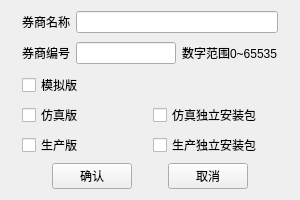
<?xml version="1.0" encoding="UTF-8"?>
<ui version="4.0">
 <class>QsInfoGUI</class>
 <widget class="QWidget" name="QsInfoGUI">
  <property name="geometry">
   <rect>
    <x>0</x>
    <y>0</y>
    <width>300</width>
    <height>200</height>
   </rect>
  </property>
  <property name="minimumSize">
   <size>
    <width>300</width>
    <height>200</height>
   </size>
  </property>
  <property name="maximumSize">
   <size>
    <width>300</width>
    <height>200</height>
   </size>
  </property>
  <property name="windowTitle">
   <string>QsInfoGUI</string>
  </property>
  <layout class="QHBoxLayout" name="horizontalLayout_13">
   <item>
    <spacer name="horizontalSpacer_6">
     <property name="orientation">
      <enum>Qt::Horizontal</enum>
     </property>
     <property name="sizeHint" stdset="0">
      <size>
       <width>40</width>
       <height>20</height>
      </size>
     </property>
    </spacer>
   </item>
   <item>
    <layout class="QVBoxLayout" name="verticalLayout_3">
     <item>
      <layout class="QVBoxLayout" name="verticalLayout_2">
       <item>
        <layout class="QHBoxLayout" name="horizontalLayout">
         <item>
          <widget class="QLabel" name="label">
           <property name="text">
            <string>券商名称</string>
           </property>
          </widget>
         </item>
         <item>
          <widget class="QLineEdit" name="lineEdit"/>
         </item>
        </layout>
       </item>
       <item>
        <layout class="QHBoxLayout" name="horizontalLayout_2">
         <item>
          <widget class="QLabel" name="label_2">
           <property name="text">
            <string>券商编号</string>
           </property>
          </widget>
         </item>
         <item>
          <widget class="QLineEdit" name="lineEdit_2"/>
         </item>
         <item>
          <widget class="QLabel" name="label_9">
           <property name="text">
            <string>数字范围0~65535</string>
           </property>
          </widget>
         </item>
        </layout>
       </item>
       <item>
        <layout class="QVBoxLayout" name="verticalLayout">
         <item>
          <layout class="QHBoxLayout" name="horizontalLayout_9">
           <item>
            <layout class="QHBoxLayout" name="horizontalLayout_3">
             <item>
              <widget class="QCheckBox" name="checkBox_3">
               <property name="text">
                <string>模拟版</string>
               </property>
              </widget>
             </item>
            </layout>
           </item>
           <item>
            <layout class="QHBoxLayout" name="horizontalLayout_4"/>
           </item>
          </layout>
         </item>
         <item>
          <layout class="QHBoxLayout" name="horizontalLayout_10">
           <item>
            <layout class="QHBoxLayout" name="horizontalLayout_5">
             <item>
              <widget class="QCheckBox" name="checkBox_5">
               <property name="text">
                <string>仿真版</string>
               </property>
              </widget>
             </item>
            </layout>
           </item>
           <item>
            <layout class="QHBoxLayout" name="horizontalLayout_6">
             <item>
              <widget class="QCheckBox" name="checkBox">
               <property name="text">
                <string>仿真独立安装包</string>
               </property>
              </widget>
             </item>
            </layout>
           </item>
          </layout>
         </item>
         <item>
          <layout class="QHBoxLayout" name="horizontalLayout_11">
           <item>
            <layout class="QHBoxLayout" name="horizontalLayout_7">
             <item>
              <widget class="QCheckBox" name="checkBox_7">
               <property name="text">
                <string>生产版</string>
               </property>
              </widget>
             </item>
            </layout>
           </item>
           <item>
            <layout class="QHBoxLayout" name="horizontalLayout_8">
             <item>
              <widget class="QCheckBox" name="checkBox_2">
               <property name="text">
                <string>生产独立安装包</string>
               </property>
              </widget>
             </item>
            </layout>
           </item>
          </layout>
         </item>
        </layout>
       </item>
      </layout>
     </item>
     <item>
      <layout class="QHBoxLayout" name="horizontalLayout_12">
       <item>
        <spacer name="horizontalSpacer">
         <property name="orientation">
          <enum>Qt::Horizontal</enum>
         </property>
         <property name="sizeHint" stdset="0">
          <size>
           <width>40</width>
           <height>20</height>
          </size>
         </property>
        </spacer>
       </item>
       <item>
        <widget class="QPushButton" name="pushButton">
         <property name="text">
          <string>确认</string>
         </property>
        </widget>
       </item>
       <item>
        <spacer name="horizontalSpacer_2">
         <property name="orientation">
          <enum>Qt::Horizontal</enum>
         </property>
         <property name="sizeHint" stdset="0">
          <size>
           <width>40</width>
           <height>20</height>
          </size>
         </property>
        </spacer>
       </item>
       <item>
        <widget class="QPushButton" name="pushButton_2">
         <property name="text">
          <string>取消</string>
         </property>
        </widget>
       </item>
       <item>
        <spacer name="horizontalSpacer_3">
         <property name="orientation">
          <enum>Qt::Horizontal</enum>
         </property>
         <property name="sizeHint" stdset="0">
          <size>
           <width>40</width>
           <height>20</height>
          </size>
         </property>
        </spacer>
       </item>
      </layout>
     </item>
    </layout>
   </item>
   <item>
    <spacer name="horizontalSpacer_4">
     <property name="orientation">
      <enum>Qt::Horizontal</enum>
     </property>
     <property name="sizeHint" stdset="0">
      <size>
       <width>40</width>
       <height>20</height>
      </size>
     </property>
    </spacer>
   </item>
  </layout>
 </widget>
 <layoutdefault spacing="6" margin="11"/>
 <resources/>
 <connections>
  <connection>
   <sender>pushButton</sender>
   <signal>clicked()</signal>
   <receiver>QsInfoGUI</receiver>
   <slot>saveqsinfo()</slot>
   <hints>
    <hint type="sourcelabel">
     <x>117</x>
     <y>170</y>
    </hint>
    <hint type="destinationlabel">
     <x>161</x>
     <y>191</y>
    </hint>
   </hints>
  </connection>
  <connection>
   <sender>pushButton_2</sender>
   <signal>clicked()</signal>
   <receiver>QsInfoGUI</receiver>
   <slot>close()</slot>
   <hints>
    <hint type="sourcelabel">
     <x>218</x>
     <y>175</y>
    </hint>
    <hint type="destinationlabel">
     <x>281</x>
     <y>164</y>
    </hint>
   </hints>
  </connection>
 </connections>
 <slots>
  <slot>saveqsinfo()</slot>
  <slot>pmgAddQSInfo()</slot>
 </slots>
</ui>
